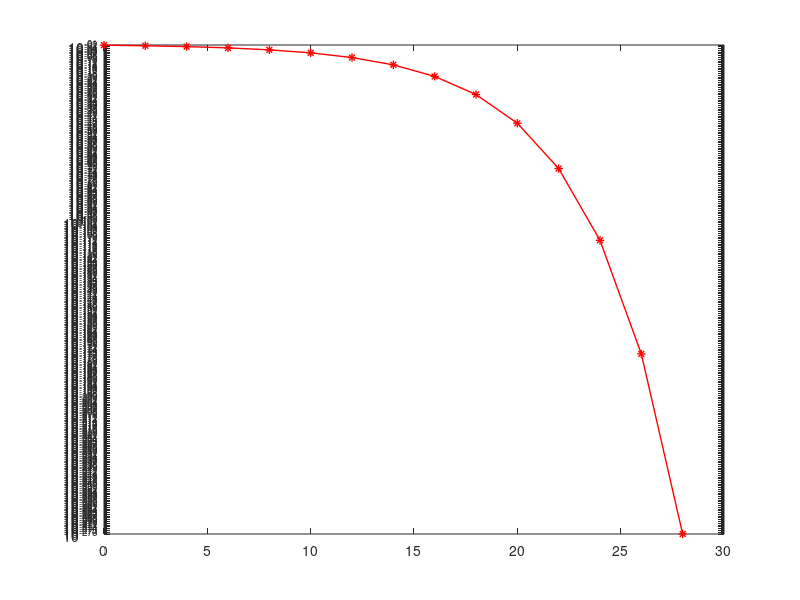

Write the MATLAB code that produced this figure.
clear all
clc

SNR=0:2:30;
numerik_snr=10.^(SNR/10);

for i=1:length(SNR)
    fprintf('SNR: %d\n', SNR(i));
    BER_bpsk_awgn(i)=0.5*erfc(sqrt(numerik_snr(i)));
end

semilogy(SNR,BER_bpsk_awgn,'-r*','linewidth',1)
